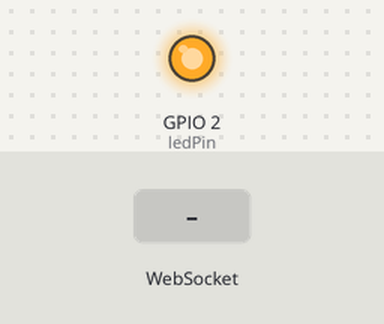
This program was run on a simulated ESP8266 (NodeMCU). Parts: output pins drawn as LEDs (lit = HIGH). The inputs (shaded band) are chosen by the test bench. WiFi joins after 1.5 s; servers stay silent unless stated; random numbers use the default seed unless the program sets one; what the program prints to the serial monitor is not drawn.

Above: at 2.7 s.
2.8 s: WebSocket text "toggle" received
At 3.9 s:
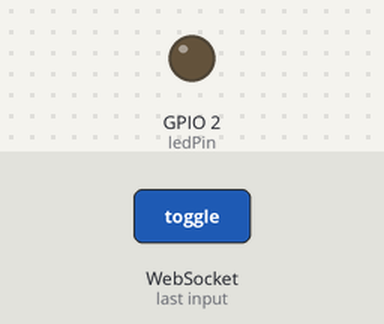
4.3 s: WebSocket text "1" received
Timing chart, 0 to 7.3 s (numbered marks = the images above; inputs shaded):
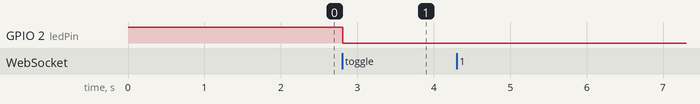

The program:

main.cpp
```cpp
#include <Arduino.h>
#include <ESP8266WiFi.h>
#include <WiFiManager.h>
#include <WebSocketsClient.h>

const char *wsHost = "esp8266-dashboard.onrender.com";
const int wsPort = 443;

unsigned long lastTempLoop = 0;
unsigned long lastWsLoop = 0;
int ledPin = LED_BUILTIN;

WebSocketsClient webSocket;

void webSocketEvent(WStype_t type, uint8_t *payload, size_t length)
{
  switch (type)
  {
  case WStype_CONNECTED:
    Serial.println("🔌 WebSocket connected");
    break;
  case WStype_DISCONNECTED:
    Serial.println("❌ WebSocket disconnected");
    break;
  case WStype_TEXT:
  {
    String message = (char *)payload;
    Serial.print("📥 Received message: ");
    Serial.println(message);
    if (message.indexOf("toggle") != -1)
    {
      digitalWrite(ledPin, !digitalRead(ledPin));
      Serial.println("💡 LED toggled");
    }
    break;
  }
  default:
    break;
  }
}

void setup()
{
  Serial.begin(115200);
  pinMode(ledPin, OUTPUT);
  digitalWrite(ledPin, HIGH);

  WiFiManager wm;
  if (!wm.autoConnect("ESP-Setup"))
  {
    Serial.println("Failed to connect");
    ESP.restart();
  }

  Serial.println("✅ WiFi connected: " + WiFi.localIP().toString());

  webSocket.beginSSL(wsHost, wsPort, "/");
  webSocket.onEvent(webSocketEvent);
  webSocket.enableHeartbeat(30000, 3000, 2);
}

void loop()
{
  unsigned long now = millis();

  if (now - lastWsLoop > 20)
  {
    lastWsLoop = now;
    webSocket.loop();
  }

  if (WiFi.status() == WL_CONNECTED && now - lastTempLoop > 10000)
  {
    lastTempLoop = now;

    float temperature = random(200, 350) / 10.0;
    String payload = "{\"temperature\": " + String(temperature, 2) +
                     ", \"timestamp\": \"" + String(millis()) + "\"}";

    Serial.println("📡 Sending temperature over WebSocket...");
    webSocket.sendTXT(payload);
  }
}
```

Measured:
- after the input at 2.8 s, GPIO 2 (ledPin): HIGH → LOW at once
- after the input at 4.3 s, every drawn part: stays the same
